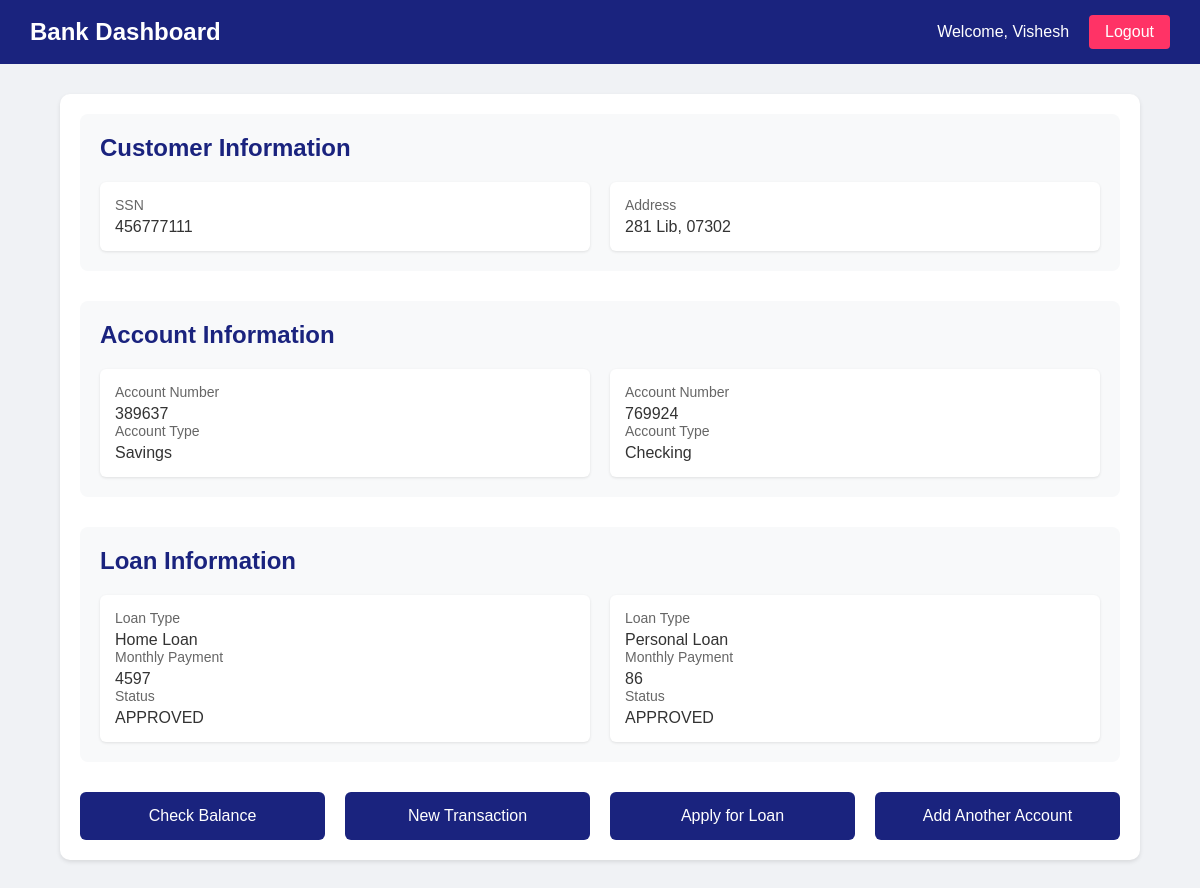
/customer_dashboard.php (signed in), run on the app's committed database.
### tables this page shows
CREATE TABLE `customer` (
  `SSN` int(10) NOT NULL,
  `Name` varchar(30) NOT NULL,
  `House_No` int(12) NOT NULL,
  `Street` varchar(30) NOT NULL,
  `ZipCode` varchar(10) NOT NULL,
  `BranchId` int(10) NOT NULL,
  `PersonalBankerSSN` int(10) DEFAULT NULL
);

CREATE TABLE `account` (
  `AccountNumber` int(20) NOT NULL,
  `AccountType` varchar(20) NOT NULL,
  `BranchID` int(11) NOT NULL
);

CREATE TABLE `loan` (
  `LoanNumber` int(11) NOT NULL,
  `LoanType` varchar(20) NOT NULL,
  `LoanAmount` int(11) NOT NULL,
  `MonthlyPayment` int(11) NOT NULL,
  `BranchID` int(11) NOT NULL,
  `LoanTime` int(11) NOT NULL,
  `Status` enum('APPROVED','REJECTED','IN PROGRESS','') NOT NULL DEFAULT 'IN PROGRESS'
);

### customer_dashboard.php (the view, shortened to what this page needs)
<?php
include 'db_connect.php';
$username = $_SESSION['username'];
$query = "SELECT * FROM Cust_Login WHERE Username = ?";
$stmt = $conn->prepare($query);
$stmt->bind_param("s", $username);
$stmt->execute();
$result = $stmt->get_result();
if ($result->num_rows > 0) {
    $user = $result->fetch_assoc();
    $ssn = $user['SSN'];
    $query2 = "SELECT * FROM Customer WHERE SSN = ?";
    $stmt2 = $conn->prepare($query2);
    $stmt2->bind_param("s", $ssn);
    $stmt2->execute();
    $customer = $stmt2->get_result()->fetch_assoc();
    $query3 = "SELECT A.AccountNumber, A.AccountType
               FROM AccountCustomer AC
               JOIN Account A ON AC.AccountNumber = A.AccountNumber
               WHERE AC.CustomerSSN = ?";
    $stmt3 = $conn->prepare($query3);
    $stmt3->bind_param("s", $ssn);
    $stmt3->execute();
    $accounts = $stmt3->get_result();
    $query4 = "SELECT L.LoanType, L.MonthlyPayment, L.Status
               FROM Loan L
               JOIN LoanCustomer LC ON LC.LoanNumber = L.LoanNumber
               WHERE LC.CustomerSSN = ?";
    $stmt4 = $conn->prepare($query4);
    $stmt4->bind_param("s", $ssn);
    $stmt4->execute();
    $loans = $stmt4->get_result();
} else {
    echo "No user found.";
    exit();
}
?>
<!DOCTYPE html>
<html lang="en">
<head>
</head>
<body>
    <div class="top-bar">
        <div class="bank-name">Bank Dashboard</div>
        <div class="user-section">
            <span>Welcome, <?php echo htmlspecialchars($customer['Name']); ?></span>
            <a href="logout.php" class="logout-button">Logout</a>
        </div>
    </div>
    <div class="main-container">
        <div class="user-info">
            <h2>Customer Information</h2>
            <div class="info-grid">
                <div class="info-item">
                    <div class="info-label">SSN</div>
                    <div class="info-value"><?php echo htmlspecialchars($customer['SSN']); ?></div>
                </div>
                <div class="info-item">
                    <div class="info-label">Address</div>
                    <div class="info-value">
                        <?php echo htmlspecialchars($customer['House_No'] . ' ' . $customer['Street'] . ', ' . $customer['ZipCode']); ?>
                    </div>
                </div>
            </div>
        </div>
        <div class="accounts-info">
            <h2>Account Information</h2>
            <?php if ($accounts->num_rows > 0): ?>
                <div class="info-grid">
                    <?php while ($account = $accounts->fetch_assoc()): ?>
                        <div class="info-item">
                            <div class="info-label">Account Number</div>
                            <div class="info-value"><?php echo htmlspecialchars($account['AccountNumber']); ?></div>
                            <div class="info-label">Account Type</div>
                            <div class="info-value"><?php echo htmlspecialchars($account['AccountType']); ?></div>
                        </div>
                    <?php endwhile; ?>
                </div>
            <?php else: ?>
                <p>No accounts found.</p>
            <?php endif; ?>
        </div>
        <div class="loans-info">
            <h2>Loan Information</h2>
            <?php if ($loans->num_rows > 0): ?>
                <div class="info-grid">
                    <?php while ($loan = $loans->fetch_assoc()): ?>
                        <div class="info-item">
                            <div class="info-label">Loan Type</div>
                            <div class="info-value"><?php echo htmlspecialchars($loan['LoanType']); ?></div>
                            <div class="info-label">Monthly Payment</div>
                            <div class="info-value"><?php echo htmlspecialchars($loan['MonthlyPayment']); ?></div>
                            <div class="info-label">Status</div>
                            <div class="info-value"><?php echo htmlspecialchars($loan['Status']); ?></div>
                        </div>
                    <?php endwhile; ?>
                </div>
            <?php else: ?>
                <p>No loans found.</p>
            <?php endif; ?>
        </div>
        <div class="action-buttons">
            <button class="action-button" onclick="location.href='check_balance.php'">Check Balance</button>
            <button class="action-button" onclick="location.href='new_transaction.php'">New Transaction</button>
            <button class="action-button" onclick="location.href='apply_loan.php'">Apply for Loan</button>
            <button class="action-button" onclick="location.href='add_account.php'">Add Another Account</button>
        </div>
    </div>
</body>
</html>

### customer_dashboard.php (style rules this page uses)
* { margin: 0; padding: 0; box-sizing: border-box; font-family: Arial, sans-serif; }
body { min-height: 100vh; background-color: #f0f2f5; }
.top-bar { width: 100%; background-color: #1a237e; color: white; padding: 15px 30px; display: flex; justify-content: space-between; align-items: center; }
.bank-name { font-size: 24px; font-weight: bold; }
.user-section { display: flex; align-items: center; gap: 20px; }
.logout-button { background-color: #ff3366; color: white; padding: 8px 16px; border: none; border-radius: 4px; cursor: pointer; text-decoration: none; }
.main-container { width: 90%; max-width: 1200px; margin: 30px auto; padding: 20px; background-color: white; border-radius: 10px; box-shadow: 0 2px 4px rgba(0,0,0,0.1); }
.user-info, .loans-info, .accounts-info { background-color: #f8f9fa; padding: 20px; border-radius: 8px; margin-bottom: 30px; }
.user-info h2, .loans-info h2, .accounts-info h2 { color: #1a237e; margin-bottom: 20px; }
.info-grid { display: grid; grid-template-columns: repeat(auto-fit, minmax(300px, 1fr)); gap: 20px; }
.info-item { padding: 15px; background-color: white; border-radius: 6px; box-shadow: 0 1px 3px rgba(0,0,0,0.1); }
.info-label { font-size: 14px; color: #666; margin-bottom: 5px; }
.info-value { font-size: 16px; color: #333; font-weight: 500; }
.action-buttons { display: grid; grid-template-columns: repeat(auto-fit, minmax(200px, 1fr)); gap: 20px; margin-top: 30px; }
.action-button { padding: 15px 25px; background-color: #1a237e; color: white; border: none; border-radius: 6px; cursor: pointer; font-size: 16px; transition: transform 0.2s; }

### data on the page
customer: Name "Vishesh", SSN "456777111", House_No+Street+ZipCode "281 Lib, 07302"
account: AccountNumber "389637", AccountType "Savings"
account: AccountNumber "769924", AccountType "Checking"
loan: LoanType "Home Loan", MonthlyPayment "4597", Status "APPROVED"
loan: LoanType "Personal Loan", MonthlyPayment "86", Status "APPROVED"
